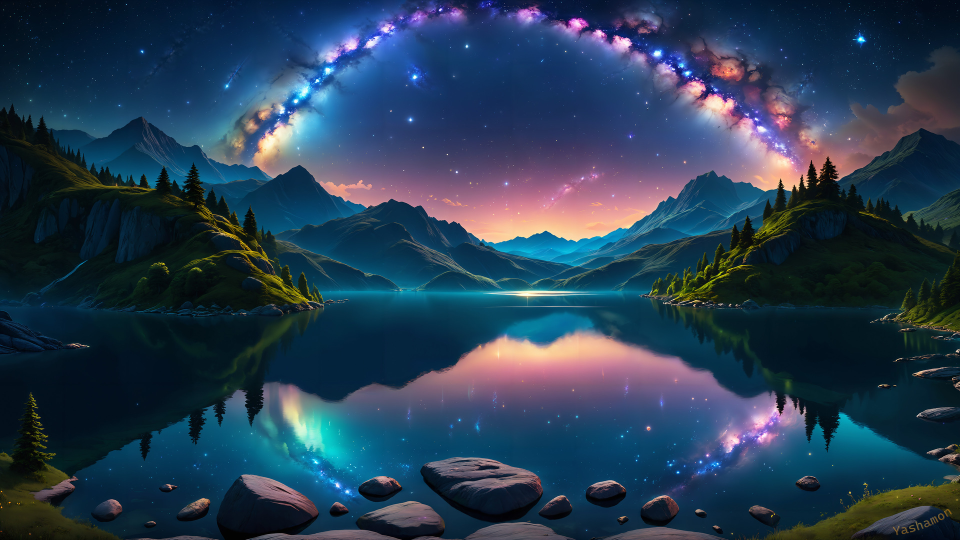
#> input picture stow/theming/Pictures/Wallpapers/1347286.jpeg, 1920 x 1080 px (shown at 1/2 size)
$ python generate_colors_material.py --path ../../../../stow/theming/Pictures/Wallpapers/1347286.jpeg
#> lines starting #> are read from the running program, lines starting #| are printed output that depends on the picture
#!/usr/bin/env python3
import argparse
import math
import json
from PIL import Image
from materialyoucolor.quantize import QuantizeCelebi
from materialyoucolor.score.score import Score
from materialyoucolor.hct import Hct
from materialyoucolor.dynamiccolor.material_dynamic_colors import MaterialDynamicColors
from materialyoucolor.utils.color_utils import (rgba_from_argb, argb_from_rgb, argb_from_rgba)
from materialyoucolor.utils.math_utils import (sanitize_degrees_double, difference_degrees, rotation_direction)
from materialyoucolor.scheme.scheme_rainbow import SchemeRainbow as Scheme

parser = argparse.ArgumentParser(description='Colour generation script')
parser.add_argument('--path', type=str, default=None, help='generate colourscheme from image')
args = parser.parse_args()

rgba_to_hex = lambda rgba: "#{:02X}{:02X}{:02X}".format(rgba[0], rgba[1], rgba[2])

def calculate_optimal_size (width: int, height: int, bitmap_size: int) -> (int, int):
    image_area = width * height;
    bitmap_area = bitmap_size ** 2
    scale = math.sqrt(bitmap_area/image_area) if image_area > bitmap_area else 1
    new_width = round(width * scale)
    new_height = round(height * scale)
    if new_width == 0:
        new_width = 1
    if new_height == 0:
        new_height = 1
    return new_width, new_height

darkmode = True

if args.path is not None:
    image = Image.open(args.path)
#> image is the input picture: PIL image 1920x1080 RGB; mean R, G, B 39.4, 61.1, 82.8

    if image.format == "GIF":
        image.seek(1)

    wsize, hsize = image.size
#> wsize = 1920; hsize = 1080
    wsize_new, hsize_new = calculate_optimal_size(wsize, hsize, 128)
#> wsize_new = 171; hsize_new = 96
    if wsize_new < wsize or hsize_new < hsize:
        image = image.resize((wsize_new, hsize_new), Image.Resampling.BICUBIC)
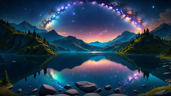
#> image: PIL image 171x96 RGB; mean R, G, B 39.3, 61.1, 82.8
#> (the run stopped early here; a loop or call above may not have finished)

$ run again, on stow/theming/Pictures/Wallpapers/b5jv48zv50zc1.jpeg
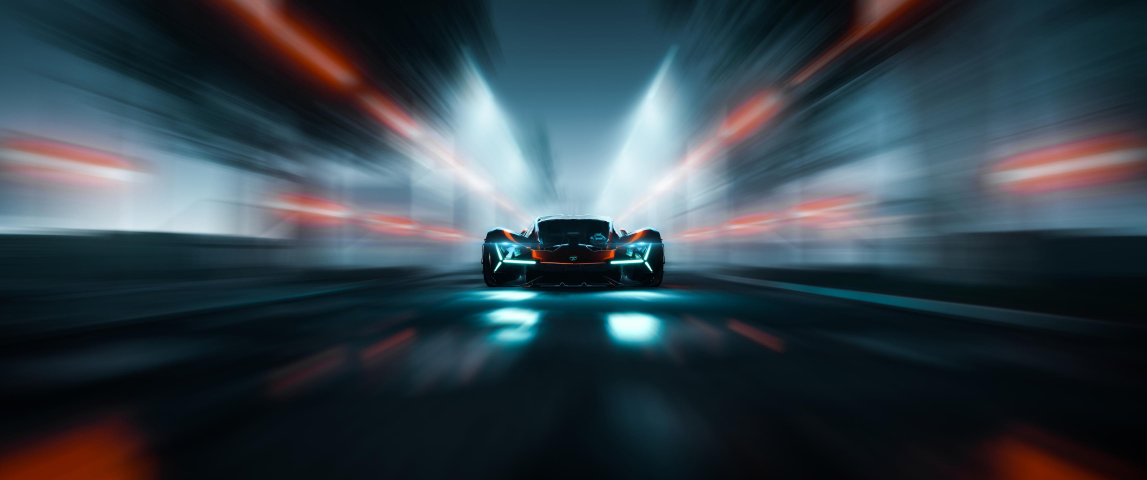
#> input picture stow/theming/Pictures/Wallpapers/b5jv48zv50zc1.jpeg, 3440 x 1440 px (shown at 1/3 size)
#> image is the input picture: PIL image 3440x1440 RGB; mean R, G, B 51.4, 65.4, 74.1
#> `image = image.resize((wsize_new, hsize_new), Image.Resampling.BICUBIC)`:
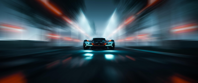
#> image: PIL image 198x83 RGB; mean R, G, B 51.5, 65.4, 74.1

$ run again, on stow/theming/Pictures/Wallpapers/1338667.png
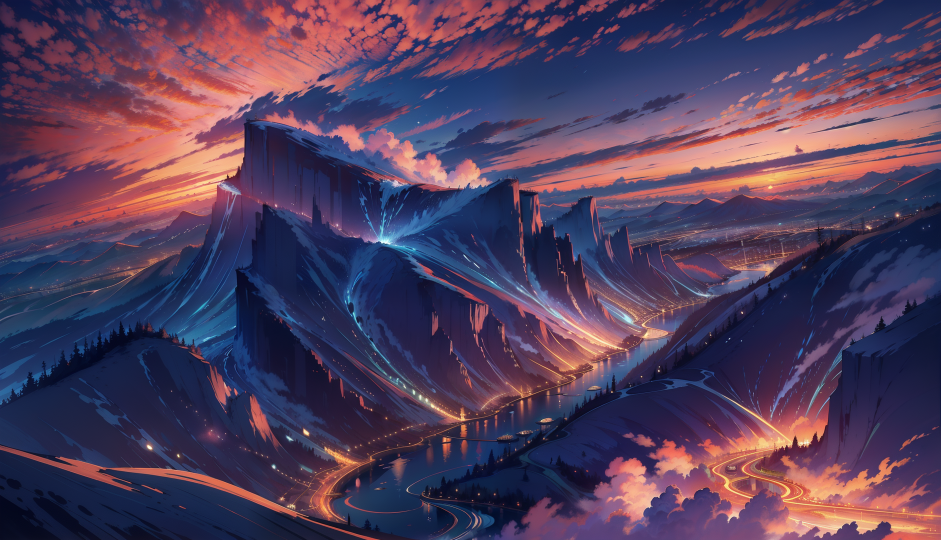
#> input picture stow/theming/Pictures/Wallpapers/1338667.png, 1882 x 1080 px (shown at 1/2 size)
#> image is the input picture: PIL image 1882x1080 RGB; mean R, G, B 82.2, 62.9, 91.9
#> `image = image.resize((wsize_new, hsize_new), Image.Resampling.BICUBIC)`:
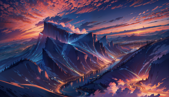
#> image: PIL image 169x97 RGB; mean R, G, B 82.2, 62.9, 91.9

$ run again, on stow/theming/Pictures/Wallpapers/1339872.png
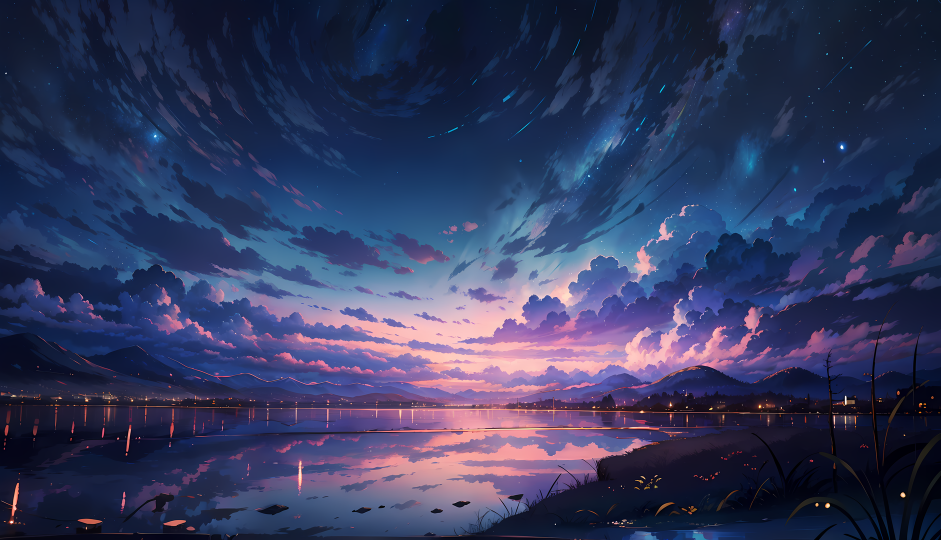
#> input picture stow/theming/Pictures/Wallpapers/1339872.png, 1882 x 1080 px (shown at 1/2 size)
#> image is the input picture: PIL image 1882x1080 RGB; mean R, G, B 52.1, 58.1, 93.8
#> `image = image.resize((wsize_new, hsize_new), Image.Resampling.BICUBIC)`:
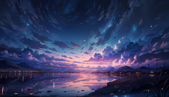
#> image: PIL image 169x97 RGB; mean R, G, B 52.1, 58.1, 93.8
